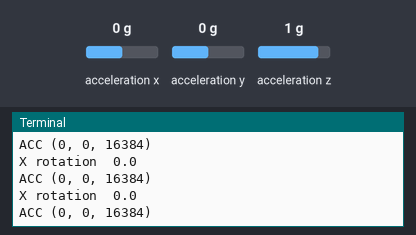
The program below on a simulated Raspberry Pi (BCM pin numbers). On the bench: the last lines printed to the terminal. Inputs (shaded band) come from the test bench; at power-on: acceleration x 0 g, acceleration y 0 g, acceleration z 1 g. The clock reads 2024-03-15 10:24:30 at power-on unless the program sets it.

Above: at 1.2 s.
1.3 s: acceleration x set to -1.4 g
At 1.38 s:
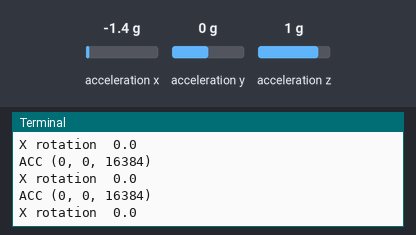
2.8 s: acceleration y set to -1.4 g
At 2.86 s:
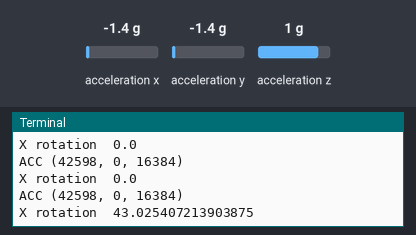
4.3 s: acceleration z set to -1.4 g
At 4.34 s:
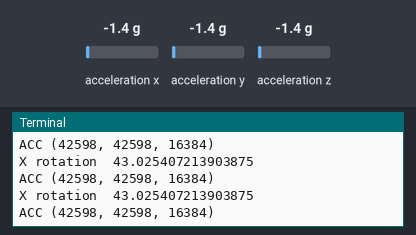
Timing chart, 0 to 7.3 s (numbered marks = the images above; inputs shaded):
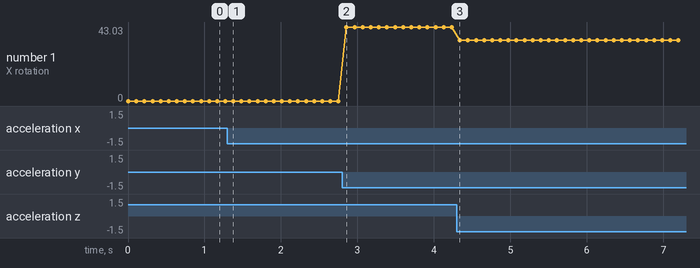

Measured:
- after the input at 2.8 s, the terminal: prints a new line after 0.06 s (image 2)
- plotted number 1: 0 → 43.03 after the input at 2.8 s, 43.03 → 35.26 after the input at 4.3 s

The program:

MPU6050-production.py
```python
from smbus2 import SMBus
import time
import logging
import math
# import numpy as np

# Adressbereiche
adress = 0x68
POWER_MANAGEMENT_1 = 0x6B
# GYRO_XOUT_H = 0x43
# GYRO_XOUT_L = 0x44

ACCEL_XOUT_H = 0x3B
# ACCEL_XOUT_L = 0x3C
ACCEL_YOUT_H = 0x3D
# ACCEL_YOUT_L = 0x3E
ACCEL_ZOUT_H = 0x3F
# ACCEL_ZOUT_L = 0x40


class MPU():

    def __init__(self):
        # logging Library init
        logging.basicConfig(level=logging.INFO)  # Configure Logging Level
        self._WakeUp()
        return logging.info("init abgeschlossen.")

    def _WakeUp(self):
        with SMBus(1) as bus:
            data = 0x00
            bus.write_byte_data(adress, POWER_MANAGEMENT_1, data)
        return logging.info("MPU Wake up call")

    def _RegisterRead(self, Register_H, Register_L):
        high = SMBus(1).read_byte_data(adress, Register_H)
        low = SMBus(1).read_byte_data(adress, Register_L)
        value = (high << 8) + low
        return value

    def _RegisterWrite(self, Register, Data):
        SMBus.write_byte_data(adress, Register, Data)
        return logging.info("Data writte")

    def _Acc(self):
        valueX = self._RegisterRead(ACCEL_XOUT_H, ACCEL_XOUT_H + 1)
        valueY = self._RegisterRead(ACCEL_YOUT_H, ACCEL_YOUT_H + 1)
        valueZ = self._RegisterRead(ACCEL_ZOUT_H, ACCEL_ZOUT_H + 1)
        return valueX, valueY, valueZ

    def _distance(self, value1, valueZ):
        distance = math.sqrt(math.pow(value1, 2) + math.pow(valueZ, 2))
        return distance

    def _Rotation_x(self):
        valueX, valueY, valueZ = self._Acc()

        roll = math.atan2(valueY, self._distance(valueX, valueZ))
        return math.degrees(roll)

    def _Rotation_y(self):
        valueX, valueY, valueZ = self._Acc()

        pitch = math.atan2(valueX, self._distance(valueY, valueZ))
        return -math.degrees(pitch)

    def loop(self):
        '''Execute the Main loop'''

        self._running = True
        while self._running:
            print("X rotation ", self._Rotation_x())
            # print("Y rotation ", self._Rotation_y())

            print("ACC " + str(self._Acc()))
            time.sleep(0.1)


def main():
    '''Execute the Main Method'''
    mpu = MPU()
    mpu.loop()


if __name__ == "__main__":
    main()
```
